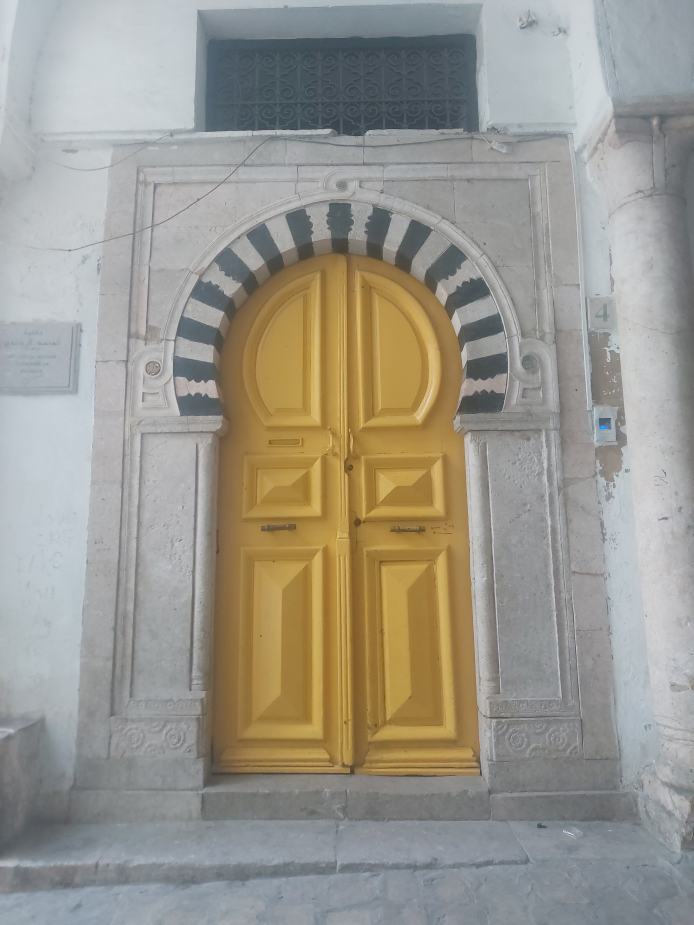
#> input picture croquis-porte-jaune/photo.jpg, 3468 x 4624 px (shown at 1/5 size)
$ python croquis_filtre.py photo.jpg apercu-A4-1.png
#> lines starting #> are read from the running program, lines starting #| are printed output that depends on the picture
"""Filtre « crayon » appliqué à la photo, sans rien déformer : mêmes pixels, même cadrage.
Technique classique : niveaux de gris -> égalisation locale (la photo est brumeuse) -> inversion -> flou
-> division (color dodge). Sortie : croquis.png (1500 x 2000, comme la photo)."""
import cv2, numpy as np, sys
src, out = sys.argv[1], sys.argv[2]
im = cv2.imread(src)
#> im is the input picture: shape (4624, 3468, 3); mean B, G, R 141.8, 151.4, 154.6
g = cv2.cvtColor(im, cv2.COLOR_BGR2GRAY)
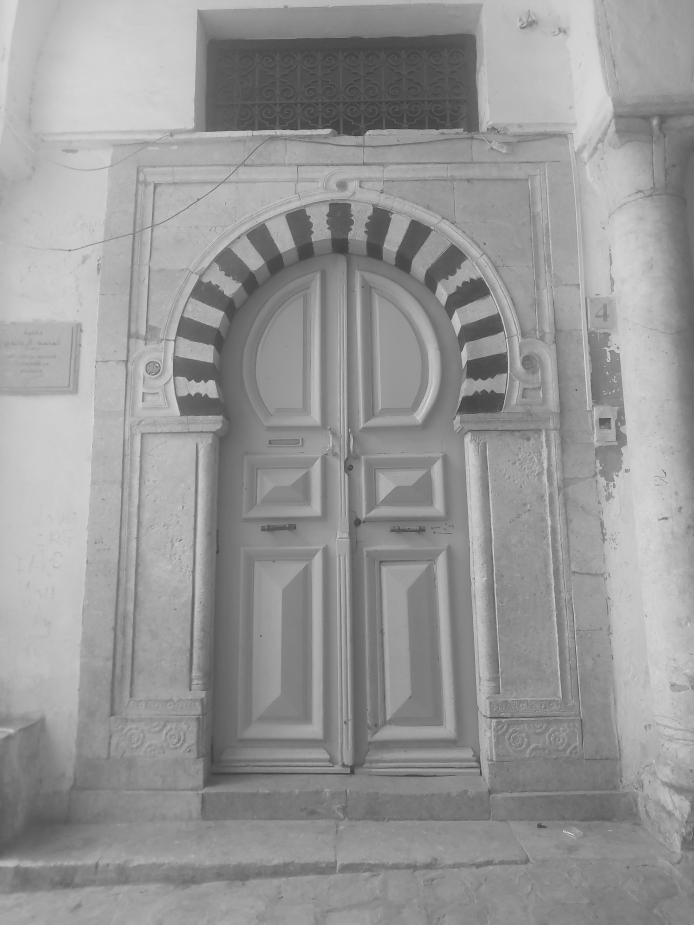
#> g: shape (4624, 3468) (shown at 1/5 size); min 26, max 251, mean 151.2
g = cv2.createCLAHE(clipLimit=2.5, tileGridSize=(8, 8)).apply(g)           # la brume écrase les contrastes
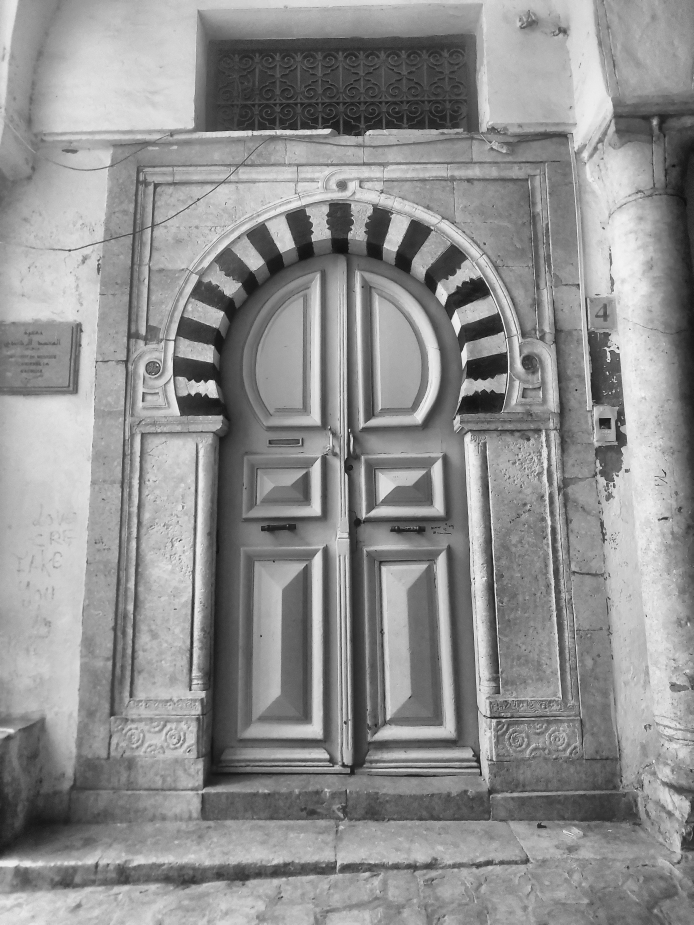
#> g: shape (4624, 3468) (shown at 1/5 size); min 9, max 253, mean 143.5
inv = 255 - g
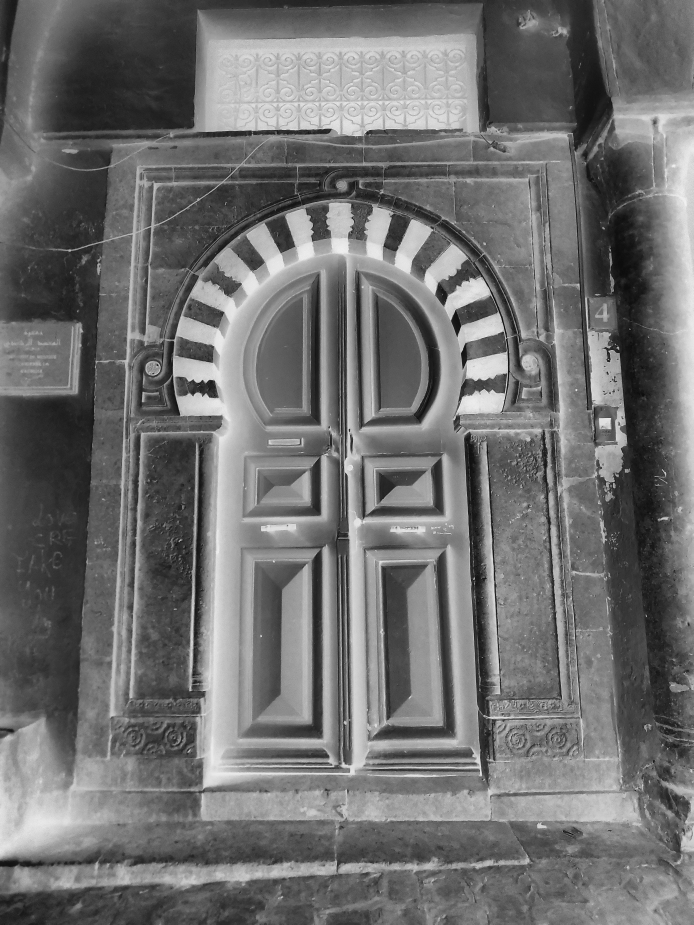
#> inv: shape (4624, 3468) (shown at 1/5 size); min 2, max 246, mean 111.5
flou = cv2.GaussianBlur(inv, (0, 0), 9)
dodge = cv2.divide(g, 255 - flou, scale=256)                                 # color dodge : traits de crayon
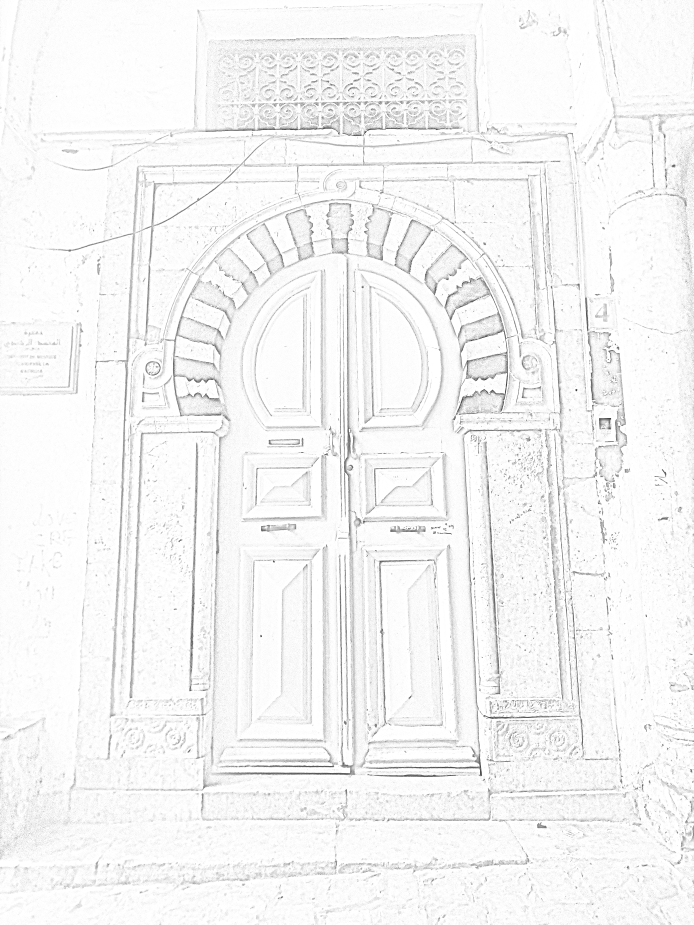
#> dodge: shape (4624, 3468) (shown at 1/5 size); min 20, max 255, mean 244.7
dodge = np.clip(dodge.astype(np.float32), 0, 255)
# papier légèrement chaud, contraste du trait un peu renforcé
t = (dodge / 255.0) ** 1.35
t = np.clip((t - 0.06) / 0.94, 0, 1)
papier = np.array([248, 252, 253], np.float32)                               # BGR : blanc cassé
crayon = np.array([48, 48, 52], np.float32)
res = papier[None, None, :] * t[..., None] + crayon[None, None, :] * (1 - t[..., None])
cv2.imwrite(out, np.clip(res, 0, 255).astype(np.uint8))
print("écrit", out, res.shape)
#| écrit apercu-A4-1.png (4624, 3468, 3)
